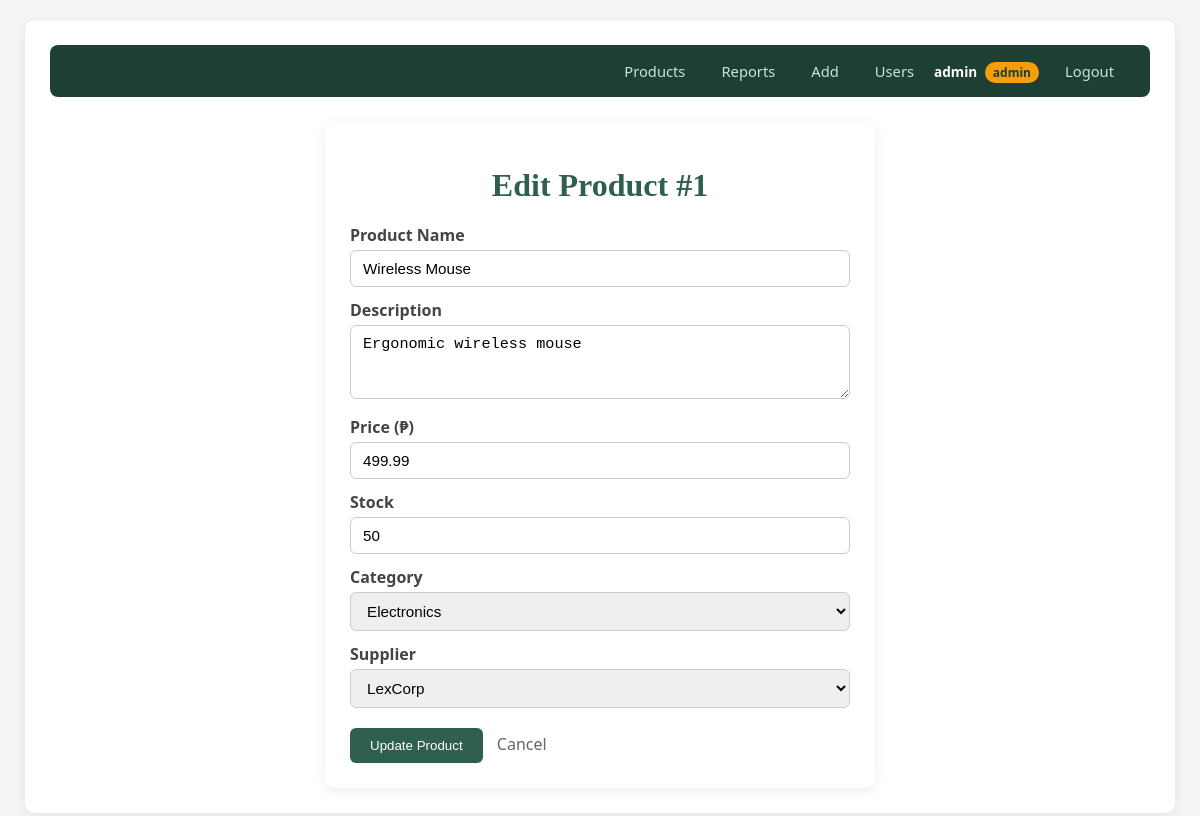
The app's page /edit.php?id=1 (signed in) with its own data.
### tables this page shows
CREATE TABLE `products` (
  `id` int(11) NOT NULL,
  `name` varchar(100) NOT NULL,
  `description` text DEFAULT NULL,
  `price` decimal(10,2) NOT NULL,
  `stock` int(11) NOT NULL,
  `category_id` int(11) DEFAULT NULL,
  `supplier_id` int(11) DEFAULT NULL,
  `created_at` timestamp NOT NULL DEFAULT current_timestamp()
);

CREATE TABLE `categories` (
  `id` int(11) NOT NULL,
  `name` varchar(100) NOT NULL
);

CREATE TABLE `suppliers` (
  `id` int(11) NOT NULL,
  `name` varchar(100) NOT NULL,
  `contact_person` varchar(100) DEFAULT NULL,
  `phone` varchar(20) DEFAULT NULL
);

### edit.php (the view, shortened to what this page needs)
<?php
require_once 'config.php';
$id = (int)($_GET['id'] ?? 0);
$result = $conn->query("SELECT * FROM products WHERE id = $id");
$product = $result->fetch_assoc();
if ($_SERVER['REQUEST_METHOD'] === 'POST') {
    $name        = $conn->real_escape_string(trim($_POST['name'] ?? ''));
    $description = $conn->real_escape_string(trim($_POST['description'] ?? ''));
    $price       = $_POST['price'] ?? '';
    $stock       = $_POST['stock'] ?? '';
    $category_id = $_POST['category_id'] ?? '';
    $supplier_id = $_POST['supplier_id'] ?? '';
    if (empty($name) || empty($category_id) || empty($supplier_id)) {
        $message = '<div class="error-box"><p>Name, category, and supplier are required.</p></div>';
    } elseif (!is_numeric($price) || (float)$price < 0) {
        $message = '<div class="error-box"><p>Please enter a valid price.</p></div>';
    } elseif (!is_numeric($stock) || (int)$stock < 0) {
        $message = '<div class="error-box"><p>Please enter a valid stock quantity.</p></div>';
    } else {
        $price_val = (float)$price;
        $stock_val = (int)$stock;
        $cat_val   = (int)$category_id;
        $sup_val   = (int)$supplier_id;
        $sql = "UPDATE products SET
                name='$name', description='$description', price=$price_val,
                stock=$stock_val, category_id=$cat_val, supplier_id=$sup_val
                WHERE id=$id";
        if ($conn->query($sql)) {
            header('Location: index.php');
            exit;
        } else {
            $message = '<div class="error-box"><p>Error: ' . $conn->error . '</p></div>';
        }
    }
} else {
    $name        = $product['name'];
    $description = $product['description'];
    $price       = $product['price'];
    $stock       = $product['stock'];
    $category_id = $product['category_id'];
    $supplier_id = $product['supplier_id'];
}
$categories = $conn->query("SELECT id, name FROM categories ORDER BY name");
$suppliers  = $conn->query("SELECT id, name FROM suppliers ORDER BY name");
?>
<!DOCTYPE html>
<html>
<head>
    <link rel="stylesheet" href="style.css">
</head>
<body>
    <?php include 'navbar.php'; ?>
    <div class="container form-page">
        <h1>Edit Product #<?= $product['id'] ?></h1>
        <form method="POST" action="edit.php?id=<?= $id ?>">
            <label>Product Name</label>
            <input type="text" name="name" value="<?= htmlspecialchars($name) ?>" required>
            <label>Description</label>
            <textarea name="description" rows="3"><?= htmlspecialchars($description) ?></textarea>
            <label>Price (₱)</label>
            <input type="number" name="price" value="<?= htmlspecialchars($price) ?>" step="0.01" min="0" required>
            <label>Stock</label>
            <input type="number" name="stock" value="<?= htmlspecialchars($stock) ?>" min="0" required>
            <label>Category</label>
            <select name="category_id" required>
                <?php while ($cat = $categories->fetch_assoc()): ?>
                    <option value="<?= $cat['id'] ?>"
                        <?= ($cat['id'] == $category_id) ? 'selected' : '' ?>>
                        <?= htmlspecialchars($cat['name']) ?>
                    </option>
                <?php endwhile; ?>
            </select>
            <label>Supplier</label>
            <select name="supplier_id" required>
                <?php while ($sup = $suppliers->fetch_assoc()): ?>
                    <option value="<?= $sup['id'] ?>"
                        <?= ($sup['id'] == $supplier_id) ? 'selected' : '' ?>>
                        <?= htmlspecialchars($sup['name']) ?>
                    </option>
                <?php endwhile; ?>
            </select>
            <button type="submit">Update Product</button>
            <a href="index.php" class="cancel">Cancel</a>
        </form>
    </div>
</body>
</html>

### style.css (style rules this page uses)
body { font-family: 'Segoe UI', Arial, sans-serif; margin: 20px; background: #f5f5f5; }
.container { max-width: 1100px; margin: 0 auto; background: white; padding: 25px; border-radius: 10px; box-shadow: 0 3px 12px rgba(0,0,0,0.08); }
h1 { text-align: center; font-family: cursive; color: #2f5f4d; margin-bottom: 20px; }
.form-page { max-width: 500px; margin: 0 auto; }
.form-page h1 { margin-bottom: 20px; }
.form-page label { display: block; font-weight: 600; color: #444; margin-top: 12px; margin-bottom: 4px; }
.form-page input, .form-page textarea, .form-page select { width: 100%; padding: 9px 12px; border: 1px solid #ccc; border-radius: 6px; font-size: 0.95rem; box-sizing: border-box; }
.form-page textarea { resize: vertical; }
.form-page button[type="submit"] { margin-top: 20px; padding: 10px 20px; background: #2f5f4d; color: white; border: none; border-radius: 6px; cursor: pointer; transition: 0.2s; }
.cancel { display: inline-block; margin-top: 20px; margin-left: 10px; color: #666; text-decoration: none; }

### records on screen
products: id "1", name "Wireless Mouse", description "Ergonomic wireless mouse", price "499.99", stock "50", category_id "Electronics", supplier_id "LexCorp"

### other values on screen
getUsername() "admin"
$_SESSION['role'] "admin"
